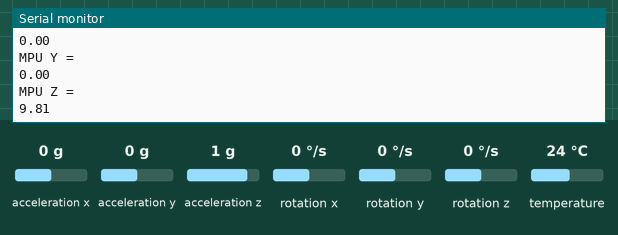
This program was run on a simulated ESP32-S3. Shown: the last lines printed to the serial monitor. The test bench sets the inputs (shaded band); at power-on: acceleration x 0 g, acceleration y 0 g, acceleration z 1 g, rotation x 0 °/s, rotation y 0 °/s, rotation z 0 °/s, temperature 24 °C.

Above: at 2.8 s.
2.9 s: acceleration x set to -1.4 g
5.6 s: acceleration y set to -0.8 g
At 7.3 s:
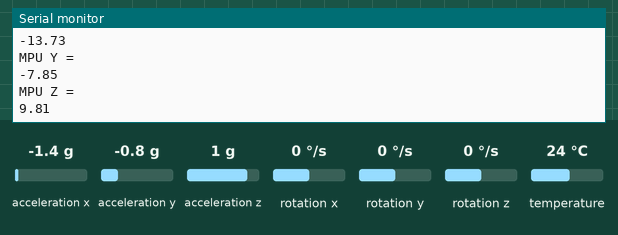
8.3 s: acceleration z set to 0.8 g
At 10.5 s:
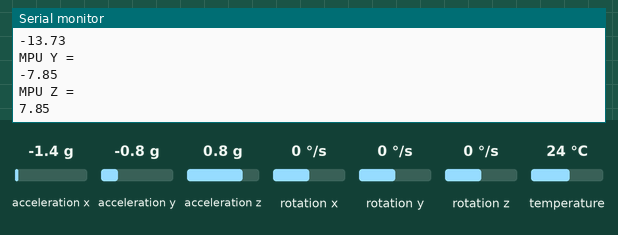
Timing chart, 0 to 12.0 s (numbered marks = the images above; inputs shaded):
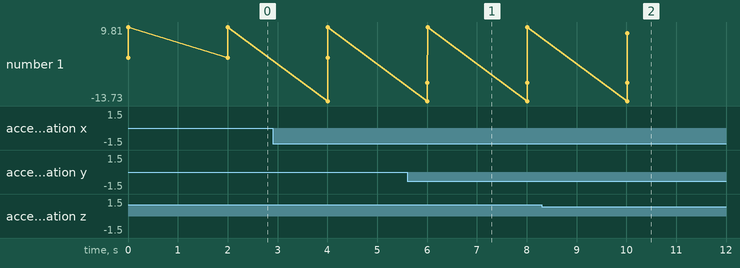

Measured:
- after the input at 5.6 s, the serial monitor: prints a new line after 0.41 s (image 1)
- after the input at 8.3 s, the serial monitor: prints a new line after 1.7 s (image 2)
- plotted number 1: 9.81 → 7.85 after the input at 8.3 s

The program:

main.cpp
```cpp
#include <Arduino.h>
#include <Wire.h>
#include <Adafruit_MPU6050.h>
Adafruit_MPU6050 mpu;

void setup() {
  Serial.begin(115200);
  mpu.begin();
}

void loop() {
  sensors_event_t a, g, temp;
  mpu.getEvent(&a, &g, &temp);
  Serial.println("MPU X = ");
  Serial.println(a.acceleration.x);
  Serial.println("MPU Y = ");
  Serial.println(a.acceleration.y);
  Serial.println("MPU Z = ");
  Serial.println(a.acceleration.z);
  delay(2000);
}
```
